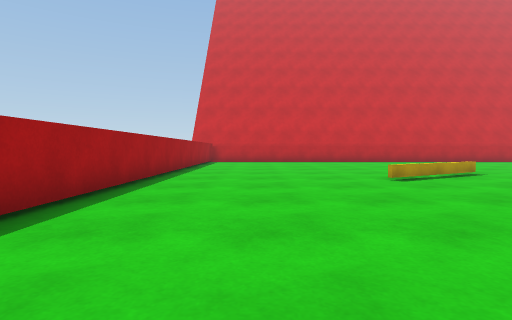
view 1 (above)

19 first-person views from a walk through a scene from a Unity 3-D project. The camera is 0.72 m above the floor, tilts 2° down and sees 80° across. The floor is counted in squares, 1 m on a side. Each view is taken from the middle of a square. On the plan, view 1 faces up. The plan holds only what a view shows up to about 10 squares ahead; the rest is blank. The place goes on beyond the plan. The player character is not drawn.

view 2
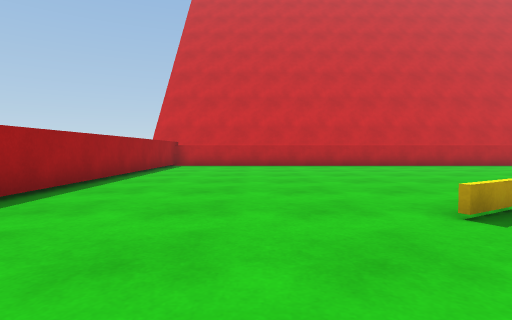

view 3
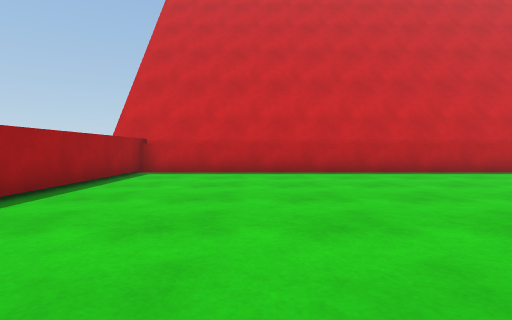

view 4
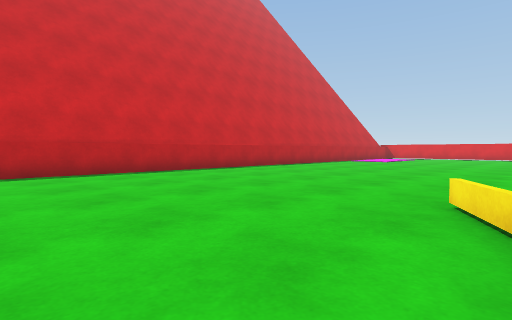

view 5
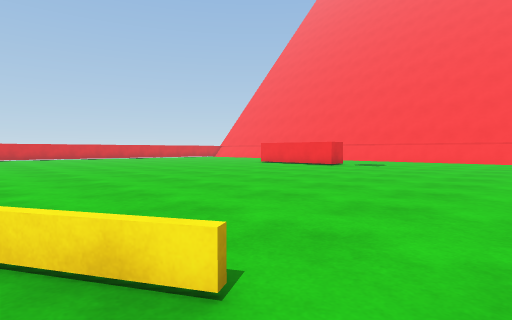

view 6
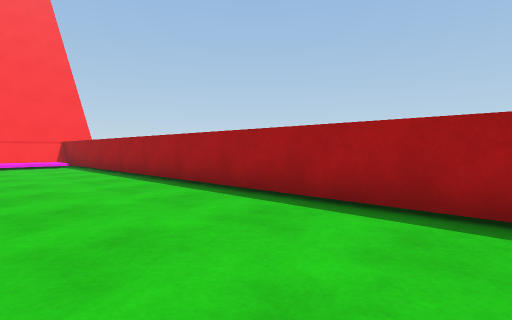

view 7
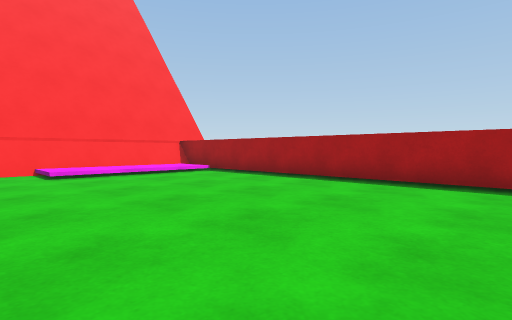

view 8
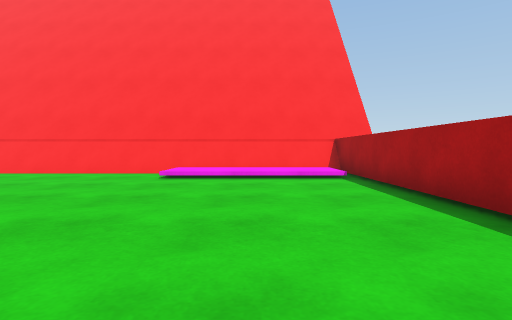

view 9
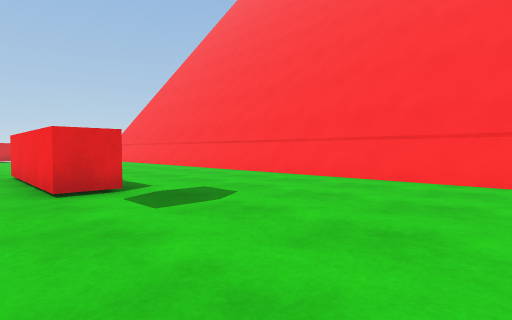

view 10
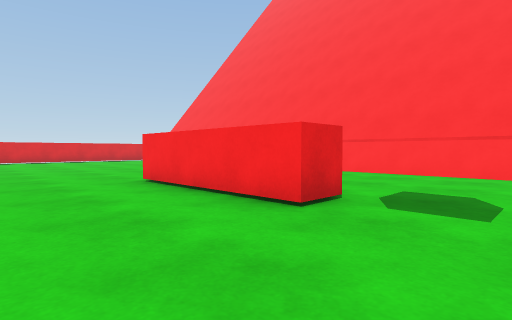

view 11
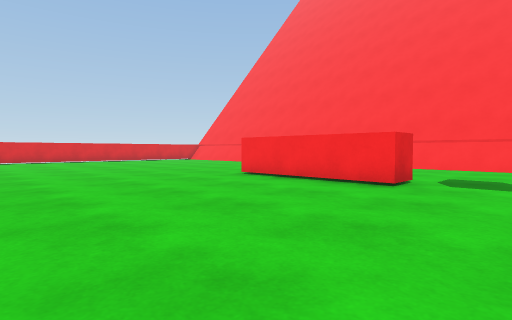

view 12
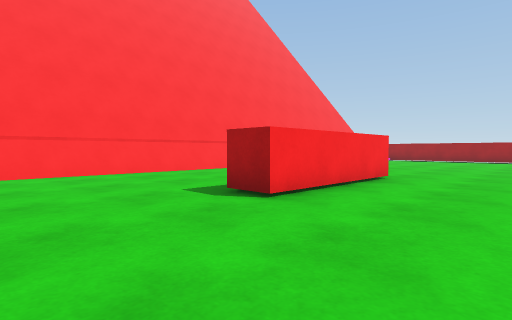

view 13
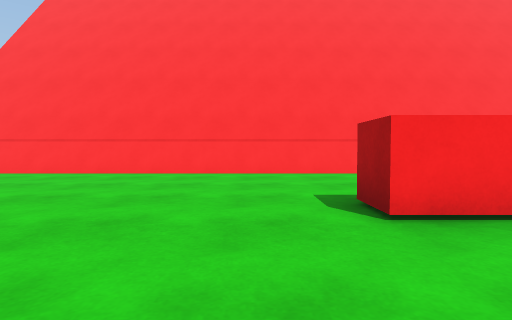

view 14
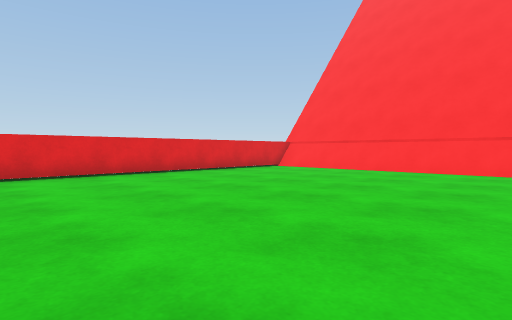

view 15
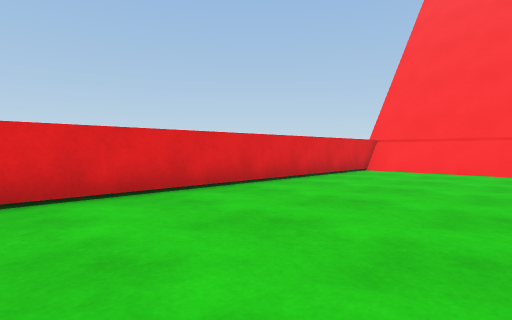

view 16
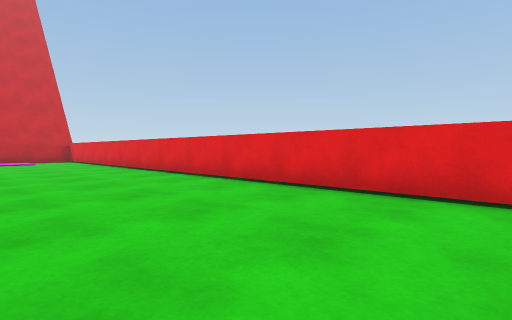

view 17
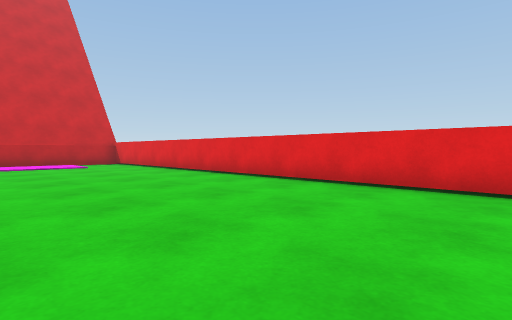

view 18
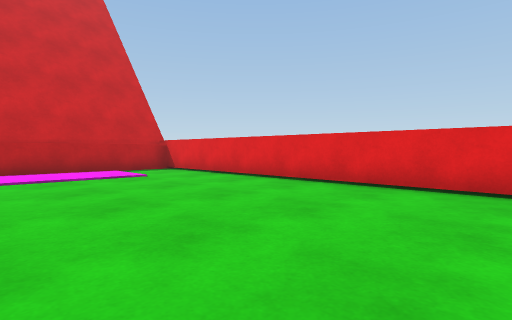

view 19
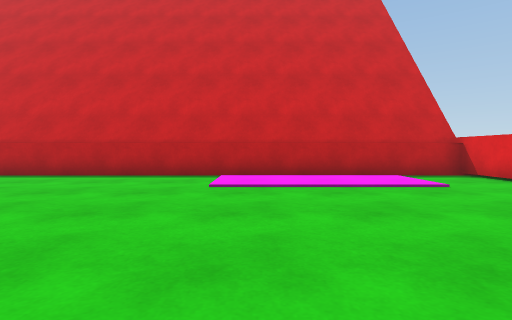

### Floor plan
Key: @ floor where view 1 was taken; # wall or solid block; . main floor; : floor 0.05 m higher than the main floor; + floor 0.2 m higher than the main floor; / step, stairs or slope; = window, fence, low wall or low ledge.
Columns run from 3 left of view 1 to 26 right of it. Each row starts with its distance up from view 1.
 18 #############  ###############
 17 #...........    .............#
 16 #...........     ......::::..#
 15 #............     .....::::..#
 14 #.............     ..........#
 13 #..............    ..........#
 12 #...............    .........#
 11 #................    ........#
 10 #.................    .......#
  9 #........=........     ......#
  8 #......===.            ......#
  7 #.....==..........     ......#
  6 #.................     ......#
  5 #................      ......#
  4 #...............       ......#
  3 #..............        ......#
  2 #...............       ......#
  1 #...................... .....#
  0 #..@.........................#
 -1 #............................#
 -2 #............................#
 -3 #............................#
 -4 #............####............#
 -5 #............#  #............#
 -6 #............................#
 -7 #............................#
 -8 #............................#
 -9 #/++++.......................#
-10 #/++++///////////////////////#
-11 ##############################

Positions as (right, up) in squares from view 1, and headings:
1: (0, 0), facing up
2: (1, 4), facing up
3: (1, 8), facing up
4: (2, 8), facing up-right
5: (2, 8), facing down-right
6: (1, 5), facing down-left
7: (4, 0), facing down-left
8: (0, -1), facing down
9: (4, -3), facing down-right
10: (7, -1), facing down-right
11: (7, 2), facing down-right
12: (17, -1), facing down-left
13: (15, -1), facing down
14: (17, 0), facing down-right
15: (21, 0), facing down-right
16: (21, -2), facing up-right
17: (20, 2), facing up-right
18: (20, 7), facing up-right
19: (20, 9), facing up
